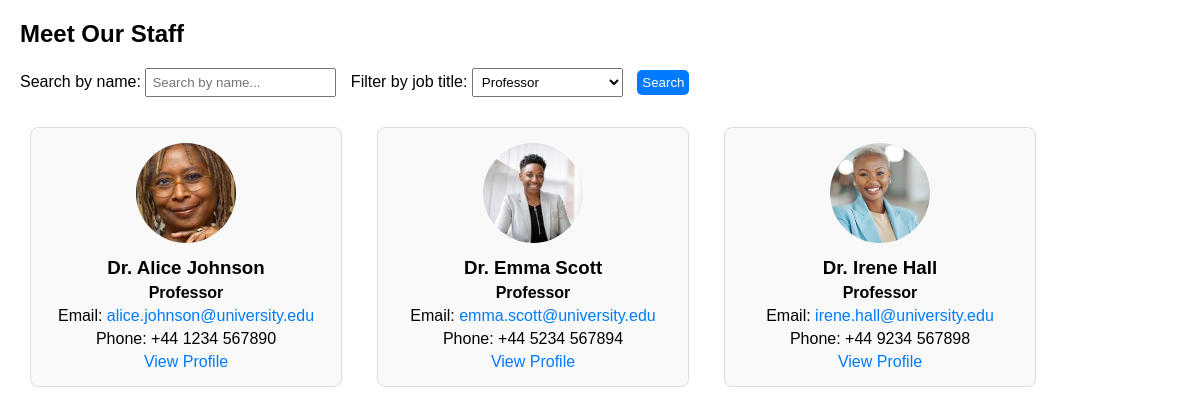
Screenshot of /staff/staff.php?jobFilter=Professor with the database file from the repository.
### tables this page shows
CREATE TABLE `Staff` (
  `StaffID` int(11) NOT NULL,
  `Name` text NOT NULL,
  `JobTitle` varchar(255) NOT NULL DEFAULT 'Lecturer',
  `Photo` varchar(255) DEFAULT 'default.jpg',
  `Email` varchar(255) DEFAULT NULL,
  `Phone` varchar(20) DEFAULT NULL,
  `Biography` text DEFAULT NULL
);

### staff/staff.php (the view, shortened to what this page needs)
<?php
require 'db_connect.php';
$search = isset($_GET['search']) ? $_GET['search'] : '';
$jobFilter = isset($_GET['jobFilter']) ? $_GET['jobFilter'] : '';
$sql = "SELECT StaffID, Name, JobTitle, Photo, Email, Phone FROM Staff WHERE Name LIKE :search";
$params = ['search' => "%$search%"];
if (!empty($jobFilter)) {
    $sql .= " AND JobTitle = :jobFilter";
    $params['jobFilter'] = $jobFilter;
}
$stmt = $pdo->prepare($sql);
$stmt->execute($params);
$staffMembers = $stmt->fetchAll(PDO::FETCH_ASSOC);
?>
<!DOCTYPE html>
<html lang="en">
<head>
</head>
<body>
    <h2>Meet Our Staff</h2>
    <form method="GET" action="">
        <label for="search">Search by name:</label>
        <input type="text" id="search" name="search" placeholder="Search by name..." value="<?php echo htmlspecialchars($search); ?>">
        <label for="jobFilter">Filter by job title:</label>
        <select id="jobFilter" name="jobFilter">
            <option value="Professor" <?php if ($jobFilter == "Professor") echo "selected"; ?>>Professor</option>
        </select>
        <button type="submit">Search</button>
    </form>
    <div class="staff-container">
        <?php foreach ($staffMembers as $staff) { ?>
            <div class="staff-card">
                <img src="staff_photo/<?php echo htmlspecialchars($staff['Photo']); ?>" alt="Photo of <?php echo htmlspecialchars($staff['Name']); ?>">
                <h3><?php echo htmlspecialchars($staff['Name']); ?></h3>
                <p><strong><?php echo htmlspecialchars($staff['JobTitle']); ?></strong></p>
                <p>Email: <a href="mailto:<?php echo htmlspecialchars($staff['Email']); ?>"><?php echo htmlspecialchars($staff['Email']); ?></a></p>
                <p>Phone: <?php echo htmlspecialchars($staff['Phone']); ?></p>
                <a href="staff_details.php?staff_id=<?php echo $staff['StaffID']; ?>" tabindex="0">View Profile</a>
            </div>
        <?php } ?>
    </div>
</body>
</html>

### staff/staff.php (style rules this page uses)
body { font-family: Arial, sans-serif; margin: 20px; }
.staff-container { display: flex; flex-wrap: wrap; gap: 15px; }
.staff-card { border: 1px solid #ddd; padding: 15px; margin: 10px; width: 280px; background-color: #f9f9f9; border-radius: 8px; text-align: center; }
.staff-card img { width: 100px; height: 100px; border-radius: 50%; object-fit: cover; margin-bottom: 10px; }
.staff-card h3 { margin: 0 0 5px; }
.staff-card p { margin: 5px 0; }
.staff-card a { color: #007bff; text-decoration: none; }
form { margin-bottom: 20px; }
input, select, button { padding: 5px; margin-right: 10px; }
button { background-color: #007bff; color: white; border: none; border-radius: 5px; }

### rows the page displays
staff: Photo (picture), Name "Dr. Alice Johnson", JobTitle "Professor", Email "alice.johnson@university.edu", Phone "+44 1234 567890"
staff: Photo (picture), Name "Dr. Emma Scott", JobTitle "Professor", Email "emma.scott@university.edu", Phone "+44 5234 567894"
staff: Photo (picture), Name "Dr. Irene Hall", JobTitle "Professor", Email "irene.hall@university.edu", Phone "+44 9234 567898"
